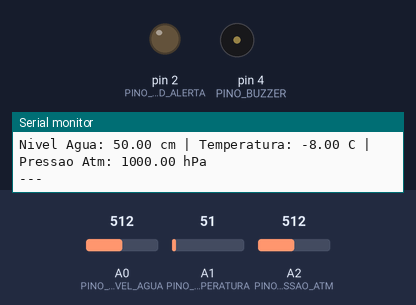
This sketch was run on a simulated Arduino Uno, built with avr-gcc and run on an emulated ATmega328P. On the bench: output pins drawn as LEDs (lit = HIGH), buzzer (waves = sounding, pin HIGH), the last lines printed to the serial monitor. The test bench sets the inputs (shaded band); at power-on: A2 (PINO_PRESSAO_ATM) = 512, A0 (PINO_NIVEL_AGUA) = 512, A1 (PINO_TEMPERATURA) = 51.

Above: at 1.4 s.
1.5 s: A2 (PINO_PRESSAO_ATM) set to 331
7.5 s: A2 (PINO_PRESSAO_ATM) set to 310
At 11.3 s:
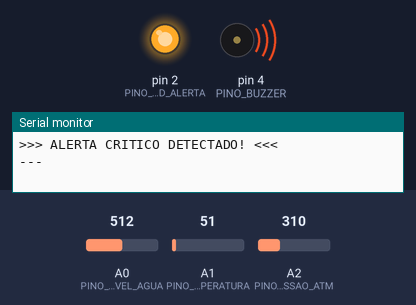
13.5 s: A2 (PINO_PRESSAO_ATM) set to 511
At 15.9 s:
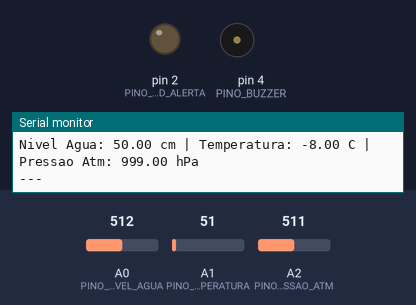
19.5 s: A2 (PINO_PRESSAO_ATM) set to 306
At 21.1 s:
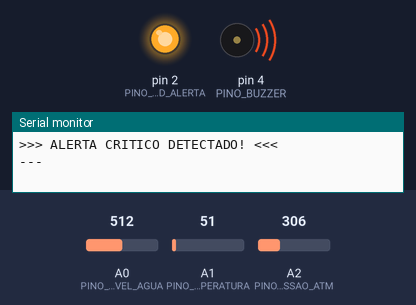
Timing chart, 0 to 22.6 s (numbered marks = the images above; inputs shaded):
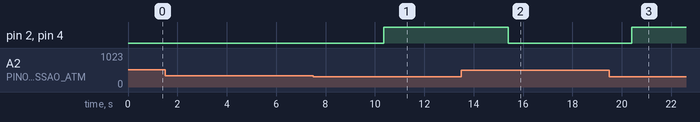

Measured:
- the behaviour switches between 318 and 317 on A2 (PINO_PRESSAO_ATM) (found by bisection; images 0 and 1)
- after the input at 7.5 s, pin 2 (PINO_LED_ALERTA), pin 4 (PINO_BUZZER): LOW → HIGH after 2.8 s
- after the input at 13.5 s, pin 2 (PINO_LED_ALERTA), pin 4 (PINO_BUZZER): HIGH → LOW after 1.9 s
- after the input at 19.5 s, pin 2 (PINO_LED_ALERTA), pin 4 (PINO_BUZZER): LOW → HIGH after 0.91 s

The sketch:

index.ino
```cpp
// ================================================
// Simulador de Monitoramento Ambiental Completo
// Este é o segundo estágio do projeto, que simula o monitoramento
// de múltiplos parâmetros ambientais (nível de água, temperatura e pressão)
//
// Objetivo: Demonstrar o funcionamento do sistema completo de monitoramento
// sem a parte de comunicação
// ================================================

// Definição dos pinos dos sensores analógicos
const int PINO_NIVEL_AGUA = A0;    // Sensor de nível de água
const int PINO_TEMPERATURA = A1;   // Sensor de temperatura
const int PINO_PRESSAO_ATM = A2;   // Sensor de pressão atmosférica

// Definição dos pinos de alerta
const int PINO_BUZZER = 4;         // Buzzer para alerta sonoro
const int PINO_LED_ALERTA = 2;     // LED para alerta visual

// Limites críticos para ativação dos alertas
const float LIMITE_CRITICO_NIVEL_AGUA = 75.0;     // Nível máximo de água em cm
const float LIMITE_CRITICO_TEMPERATURA = 35.0;    // Temperatura máxima em °C
const float LIMITE_CRITICO_PRESSAO_ATM = 980.0;   // Pressão mínima em hPa

// Faixas de valores para mapeamento dos sensores
const float NIVEL_MIN_MAP = 0.0;      // Valor mínimo para nível de água (cm)
const float NIVEL_MAX_MAP = 100.0;    // Valor máximo para nível de água (cm)
const float TEMP_MIN_MAP = -10.0;     // Temperatura mínima (°C)
const float TEMP_MAX_MAP = 50.0;      // Temperatura máxima (°C)
const float PRESSAO_MIN_MAP = 950.0;  // Pressão atmosférica mínima (hPa)
const float PRESSAO_MAX_MAP = 1050.0; // Pressão atmosférica máxima (hPa)

// ================================================
// Configuração inicial do sistema
// ================================================
void setup() {
  // Configuração dos pinos de saída
  pinMode(PINO_BUZZER, OUTPUT);
  pinMode(PINO_LED_ALERTA, OUTPUT);

  // Inicialização da comunicação serial
  Serial.begin(9600);
  Serial.println("===================================================");
  Serial.println("Simulador de Monitoramento Ambiental Completo");
  Serial.println("---------------------------------------------------");
  Serial.print("Limite Nivel Agua: >= ");
  Serial.print(LIMITE_CRITICO_NIVEL_AGUA);
  Serial.println(" cm");
  Serial.print("Limite Temperatura: >= ");
  Serial.print(LIMITE_CRITICO_TEMPERATURA);
  Serial.println(" C");
  Serial.print("Limite Pressao Atm.: <= ");
  Serial.print(LIMITE_CRITICO_PRESSAO_ATM);
  Serial.println(" hPa");
  Serial.println("===================================================");
}

// ================================================
// Loop principal do programa
// ================================================
void loop() {
  // Leitura e conversão dos valores dos sensores
  float nivelAguaAtual =
      map(analogRead(PINO_NIVEL_AGUA), 0, 1023, NIVEL_MIN_MAP, NIVEL_MAX_MAP);
  float temperaturaAtual =
      map(analogRead(PINO_TEMPERATURA), 0, 1023, TEMP_MIN_MAP, TEMP_MAX_MAP);
  float pressaoAtmAtual = map(analogRead(PINO_PRESSAO_ATM), 0, 1023,
                              PRESSAO_MIN_MAP, PRESSAO_MAX_MAP);

  // Exibição dos valores lidos no monitor serial
  Serial.print("Nivel Agua: ");
  Serial.print(nivelAguaAtual);
  Serial.print(" cm | ");
  Serial.print("Temperatura: ");
  Serial.print(temperaturaAtual);
  Serial.print(" C | ");
  Serial.print("Pressao Atm: ");
  Serial.print(pressaoAtmAtual);
  Serial.println(" hPa");

  // Verificação das condições de alerta
  bool condicaoDeAlerta = (nivelAguaAtual >= LIMITE_CRITICO_NIVEL_AGUA) ||
                          (temperaturaAtual >= LIMITE_CRITICO_TEMPERATURA) ||
                          (pressaoAtmAtual <= LIMITE_CRITICO_PRESSAO_ATM);

  // Ativação dos alertas (buzzer e LED)
  digitalWrite(PINO_BUZZER, condicaoDeAlerta ? HIGH : LOW);
  digitalWrite(PINO_LED_ALERTA, condicaoDeAlerta ? HIGH : LOW);

  // Exibição de mensagem de alerta quando necessário
  if (condicaoDeAlerta) {
    Serial.println(">>> ALERTA CRITICO DETECTADO! <<<");
  }
  Serial.println("---");

  delay(5000);  // Aguarda 5 segundos antes da próxima leitura
} 
```
